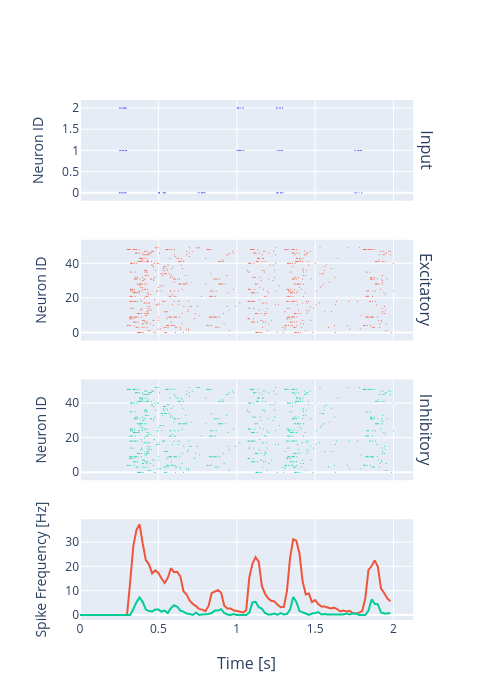

Here is the notebook cell this chart was saved with:
### Markdown cell above
## Brian2

### Code cell
#run a simulation
# brian2_simulation.check_stp()
net, t_sim, dt, params, _ = brian2_simulation.experiment(1)

### Figure 1 — Plotly figure (JSON) as saved in the notebook; plotly's stock layout.template omitted (floating-point values rounded to 4 significant figures; data arrays with more than 128 entries replaced by an {"elided": "..."} marker saying what was removed)
{"data": [{"marker": {"color": "#636efa", "size": 1}, "mode": "markers", "name": "Input", "showlegend": false, "type": "scatter", "x": {"elided": "140 float values"}, "xaxis": "x", "y": {"elided": "140 int values"}, "yaxis": "y"}, {"line": {"color": "#636efa"}, "name": "Input", "showlegend": false, "type": "scatter", "x": [0.0, 0.02, 0.04, 0.06, 0.08, 0.1, 0.12, 0.14, 0.16, 0.18, 0.2, 0.22, 0.24, 0.26, 0.28, 0.3, 0.32, 0.34, 0.36, 0.38, 0.4, 0.42, 0.44, 0.46, 0.48, 0.5, 0.52, 0.54, 0.56, 0.58, 0.6, 0.62, 0.64, 0.66, 0.68, 0.7, 0.72, 0.74, 0.76, 0.78, 0.8, 0.82, 0.84, 0.86, 0.88, 0.9, 0.92, 0.94, 0.96, 0.98, 1.0, 1.02, 1.04, 1.06, 1.08, 1.1, 1.12, 1.14, 1.16, 1.18, 1.2, 1.22, 1.24, 1.26, 1.28, 1.3, 1.32, 1.34, 1.36, 1.38, 1.4, 1.42, 1.44, 1.46, 1.48, 1.5, 1.52, 1.54, 1.56, 1.58, 1.6, 1.62, 1.64, 1.66, 1.68, 1.7, 1.72, 1.74, 1.76, 1.78, 1.8, 1.82, 1.84, 1.86, 1.88, 1.9, 1.92, 1.94, 1.96, 1.98], "xaxis": "x4", "y": [NaN, NaN, NaN, NaN, NaN, NaN, NaN, NaN, NaN, NaN, NaN, NaN, NaN, NaN, NaN, NaN, NaN, NaN, NaN, NaN, NaN, NaN, NaN, NaN, NaN, NaN, NaN, NaN, NaN, NaN, NaN, NaN, NaN, NaN, NaN, NaN, NaN, NaN, NaN, NaN, NaN, NaN, NaN, NaN, NaN, NaN, NaN, NaN, NaN, NaN, NaN, NaN, NaN, NaN, NaN, NaN, NaN, NaN, NaN, NaN, NaN, NaN, NaN, NaN, NaN, NaN, NaN, NaN, NaN, NaN, NaN, NaN, NaN, NaN, NaN, NaN, NaN, NaN, NaN, NaN, NaN, NaN, NaN, NaN, NaN, NaN, NaN, NaN, NaN, NaN, NaN, NaN, NaN, NaN, NaN, NaN, NaN, NaN, NaN, NaN], "yaxis": "y4"}, {"marker": {"color": "#EF553B", "size": 1}, "mode": "markers", "name": "Excitatory", "showlegend": false, "type": "scatter", "x": {"elided": "901 float values"}, "xaxis": "x2", "y": {"elided": "901 int values"}, "yaxis": "y2"}, {"line": {"color": "#EF553B"}, "name": "Excitatory", "showlegend": false, "type": "scatter", "x": [0.0, 0.02, 0.04, 0.06, 0.08, 0.1, 0.12, 0.14, 0.16, 0.18, 0.2, 0.22, 0.24, 0.26, 0.28, 0.3, 0.32, 0.34, 0.36, 0.38, 0.4, 0.42, 0.44, 0.46, 0.48, 0.5, 0.52, 0.54, 0.56, 0.58, 0.6, 0.62, 0.64, 0.66, 0.68, 0.7, 0.72, 0.74, 0.76, 0.78, 0.8, 0.82, 0.84, 0.86, 0.88, 0.9, 0.92, 0.94, 0.96, 0.98, 1.0, 1.02, 1.04, 1.06, 1.08, 1.1, 1.12, 1.14, 1.16, 1.18, 1.2, 1.22, 1.24, 1.26, 1.28, 1.3, 1.32, 1.34, 1.36, 1.38, 1.4, 1.42, 1.44, 1.46, 1.48, 1.5, 1.52, 1.54, 1.56, 1.58, 1.6, 1.62, 1.64, 1.66, 1.68, 1.7, 1.72, 1.74, 1.76, 1.78, 1.8, 1.82, 1.84, 1.86, 1.88, 1.9, 1.92, 1.94, 1.96, 1.98], "xaxis": "x4", "y": [0.0, 0.0, 0.0, 0.0, 0.0, 0.0, 0.0, 0.0, 0.0, 0.0, 0.0, 0.0, 0.0, 0.0, 0.0, 0.0, 13.55, 28.35, 34.95, 37.35, 29.45, 22.6, 20.85, 17.1, 18.35, 17.3, 15.0, 13.15, 15.25, 19.25, 17.6, 17.75, 15.9, 9.75, 8.4, 5.85, 4.5, 3.65, 2.4, 2.2, 1.55, 3.7, 9.05, 9.5, 10.2, 9.25, 3.8, 2.65, 2.7, 1.9, 1.55, 1.4, 1.05, 1.9, 15.5, 21.1, 23.8, 22.0, 11.95, 8.75, 6.9, 5.85, 5.6, 4.15, 3.15, 3.35, 9.85, 23.6, 31.2, 30.55, 25.2, 13.85, 8.4, 8.8, 5.3, 6.15, 4.5, 3.5, 3.45, 3.05, 2.65, 3.0, 2.45, 1.45, 1.8, 1.45, 1.7, 0.75, 0.65, 0.95, 1.6, 6.9, 18.55, 20.15, 22.5, 19.8, 10.85, 9.05, 6.85, 5.6], "yaxis": "y4"}, {"marker": {"color": "#00cc96", "size": 1}, "mode": "markers", "name": "Inhibitory", "showlegend": false, "type": "scatter", "x": {"elided": "901 float values"}, "xaxis": "x3", "y": {"elided": "901 int values"}, "yaxis": "y3"}, {"line": {"color": "#00cc96"}, "name": "Inhibitory", "showlegend": false, "type": "scatter", "x": [0.0, 0.02, 0.04, 0.06, 0.08, 0.1, 0.12, 0.14, 0.16, 0.18, 0.2, 0.22, 0.24, 0.26, 0.28, 0.3, 0.32, 0.34, 0.36, 0.38, 0.4, 0.42, 0.44, 0.46, 0.48, 0.5, 0.52, 0.54, 0.56, 0.58, 0.6, 0.62, 0.64, 0.66, 0.68, 0.7, 0.72, 0.74, 0.76, 0.78, 0.8, 0.82, 0.84, 0.86, 0.88, 0.9, 0.92, 0.94, 0.96, 0.98, 1.0, 1.02, 1.04, 1.06, 1.08, 1.1, 1.12, 1.14, 1.16, 1.18, 1.2, 1.22, 1.24, 1.26, 1.28, 1.3, 1.32, 1.34, 1.36, 1.38, 1.4, 1.42, 1.44, 1.46, 1.48, 1.5, 1.52, 1.54, 1.56, 1.58, 1.6, 1.62, 1.64, 1.66, 1.68, 1.7, 1.72, 1.74, 1.76, 1.78, 1.8, 1.82, 1.84, 1.86, 1.88, 1.9, 1.92, 1.94, 1.96, 1.98], "xaxis": "x4", "y": [0.0, 0.0, 0.0, 0.0, 0.0, 0.0, 0.0, 0.0, 0.0, 0.0, 0.0, 0.0, 0.0, 0.0, 0.0, 0.0, 0.0, 2.4, 5.2, 7.2, 5.4, 2.2, 1.6, 1.4, 2.2, 2.2, 1.4, 1.8, 0.8, 2.8, 4.0, 3.4, 1.8, 1.4, 0.6, 0.4, 0.0, 1.0, 0.0, 0.2, 0.2, 0.4, 0.8, 1.8, 1.8, 2.4, 0.8, 0.2, 0.0, 0.4, 0.0, 0.0, 0.0, 0.0, 1.0, 5.2, 5.4, 3.2, 2.6, 0.8, 0.2, 0.2, 0.6, 0.0, 0.8, 0.2, 0.4, 2.2, 7.4, 5.4, 1.6, 1.2, 0.6, 0.0, 0.6, 0.8, 1.2, 0.2, 0.4, 0.2, 0.2, 0.2, 0.2, 0.2, 0.2, 0.6, 0.2, 0.6, 0.6, 0.0, 0.0, 0.0, 1.8, 6.4, 4.6, 4.4, 1.0, 0.6, 0.6, 0.8], "yaxis": "y4"}], "layout": {"annotations": [{"font": {"size": 16}, "showarrow": false, "text": "Input", "textangle": 90, "x": 0.98, "xanchor": "left", "xref": "paper", "y": 0.9031, "yanchor": "middle", "yref": "paper"}, {"font": {"size": 16}, "showarrow": false, "text": "Excitatory", "textangle": 90, "x": 0.98, "xanchor": "left", "xref": "paper", "y": 0.6344, "yanchor": "middle", "yref": "paper"}, {"font": {"size": 16}, "showarrow": false, "text": "Inhibitory", "textangle": 90, "x": 0.98, "xanchor": "left", "xref": "paper", "y": 0.3656, "yanchor": "middle", "yref": "paper"}, {"font": {"size": 16}, "showarrow": false, "text": "Time [s]", "x": 0.49, "xanchor": "center", "xref": "paper", "y": 0, "yanchor": "top", "yref": "paper", "yshift": -30}], "height": 700, "width": 500, "xaxis": {"anchor": "y", "domain": [0, 0.98], "matches": "x4", "showticklabels": false}, "xaxis2": {"anchor": "y2", "domain": [0, 0.98], "matches": "x4", "showticklabels": false}, "xaxis3": {"anchor": "y3", "domain": [0, 0.98], "matches": "x4", "showticklabels": false}, "xaxis4": {"anchor": "y4", "domain": [0, 0.98]}, "yaxis": {"anchor": "x", "domain": [0.8063, 1], "title": {"text": "Neuron ID"}}, "yaxis2": {"anchor": "x2", "domain": [0.5375, 0.7312], "title": {"text": "Neuron ID"}}, "yaxis3": {"anchor": "x3", "domain": [0.2687, 0.4625], "title": {"text": "Neuron ID"}}, "yaxis4": {"anchor": "x4", "domain": [0, 0.1938], "title": {"text": "Spike Frequency [Hz]"}}}}
